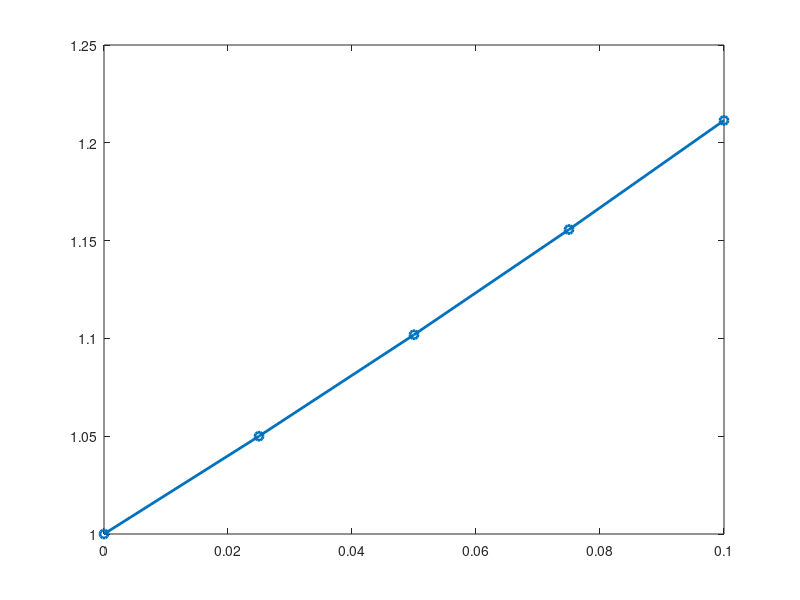

Write MATLAB code to recreate this figure. (Note: this script raises an error after producing the figure.)
% File ini hanya digunakan untuk mengetes skrip

clear all; clc;

f = @(x, y) x+y;
y0 = 1;
x0 = 0;
dx = 0.025;
x_target = 0.1;
n = (x_target - x0)/dx;

X = zeros(n+1, 1);
Y = zeros(n+1, 1);

X(1) = x0;
Y(1) = y0;

for i = 1:n
    xi = X(i);
    yi = Y(i);

    Y_absen(i) = f(xi, yi);

    Y(i+1) = yi + f(xi, yi) *dx;
    Y_absen(i+1) = f(xi+1, yi+1);
    Y_absen = 1/2* (Y_absen(i) + Y_absen(i+1));
    Y(i + 1) = Y(i) + Y_absen * dx;
    X(i+1) = xi + dx;
end

fprintf("--------------------------\n")
fprintf("Iterasi\t x\t\t y (euler)\n")
fprintf("--------------------------\n")
for i = 1:length(X)
    fprintf("%d\t\t %.3f\t %.3f\n", i-1, X(i), Y(i));
end
fprintf("--------------------------\n")

fprintf("Hasil dari metode Heun adalah: %.3f\n", Y(end));

figure;
plot(X, Y, '-o', 'LineWidth', 2, 'MarkerSize', 6);
title(["Grafik Metode Heun dx/dy = x + y"], ["Feby Syarief A-0087-Ose C"]);
xlabel("delta x");
ylabel("yi + 1");
grid on;
